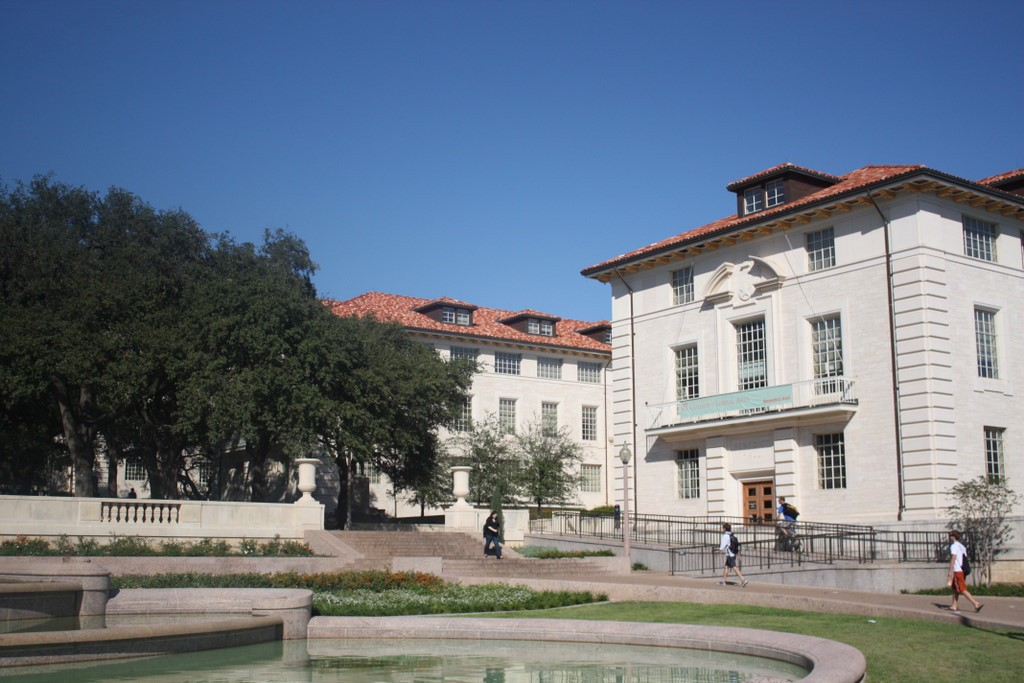
#> input picture MC920/ra174847_trabalho5/Codigo/foto1A.jpg, 1024 x 683 px, found by its file name
$ jupyter execute Untitled7.ipynb
#> lines starting #> are read from the running program, lines starting #| are printed output that depends on the picture
[cell 1]
import cv2
import numpy as np
import matplotlib.pyplot as plt


imgA = cv2.imread('foto1A.jpg', cv2.IMREAD_GRAYSCALE)
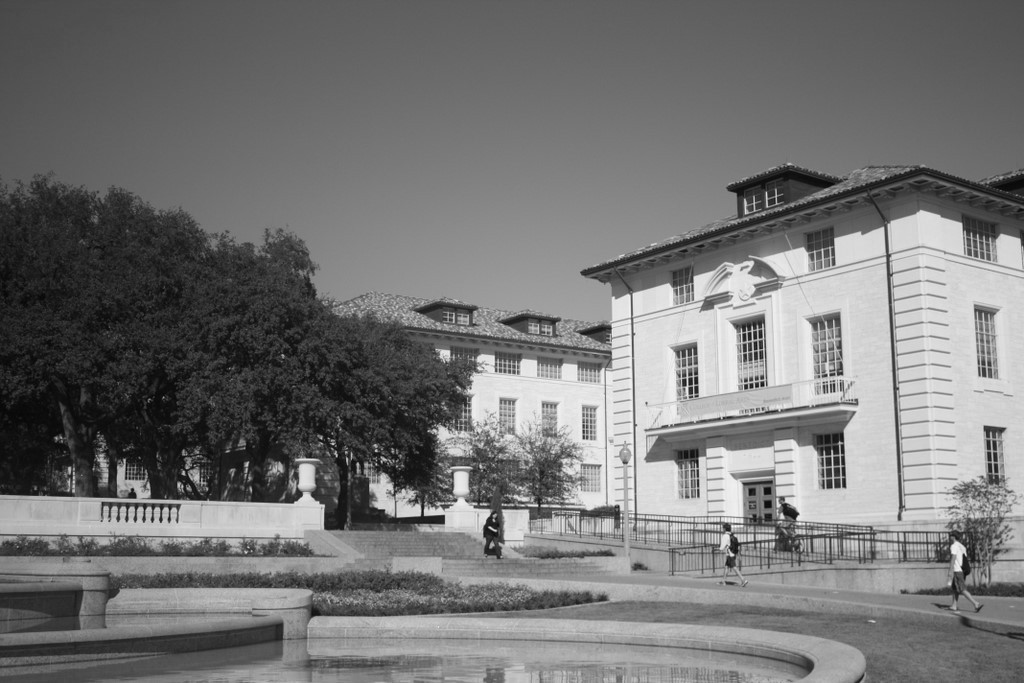
#> imgA: shape (683, 1024); min 3, max 254, mean 117


imgB = cv2.imread('foto1B.jpg', cv2.IMREAD_GRAYSCALE)
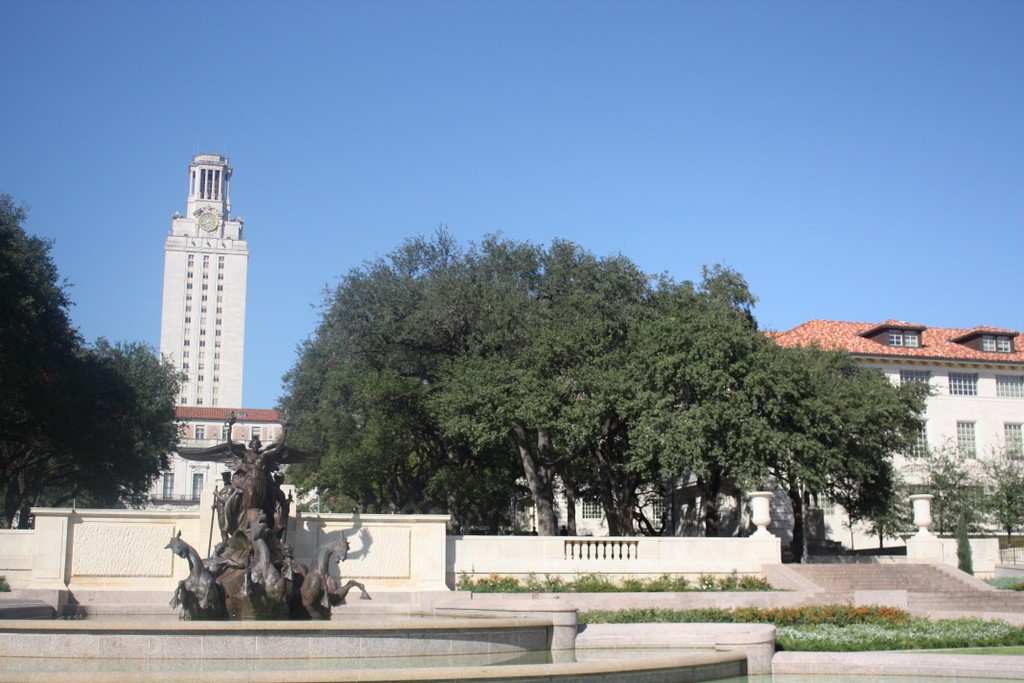
#> input picture MC920/ra174847_trabalho5/Codigo/foto1B.jpg, 1024 x 683 px, found by its file name
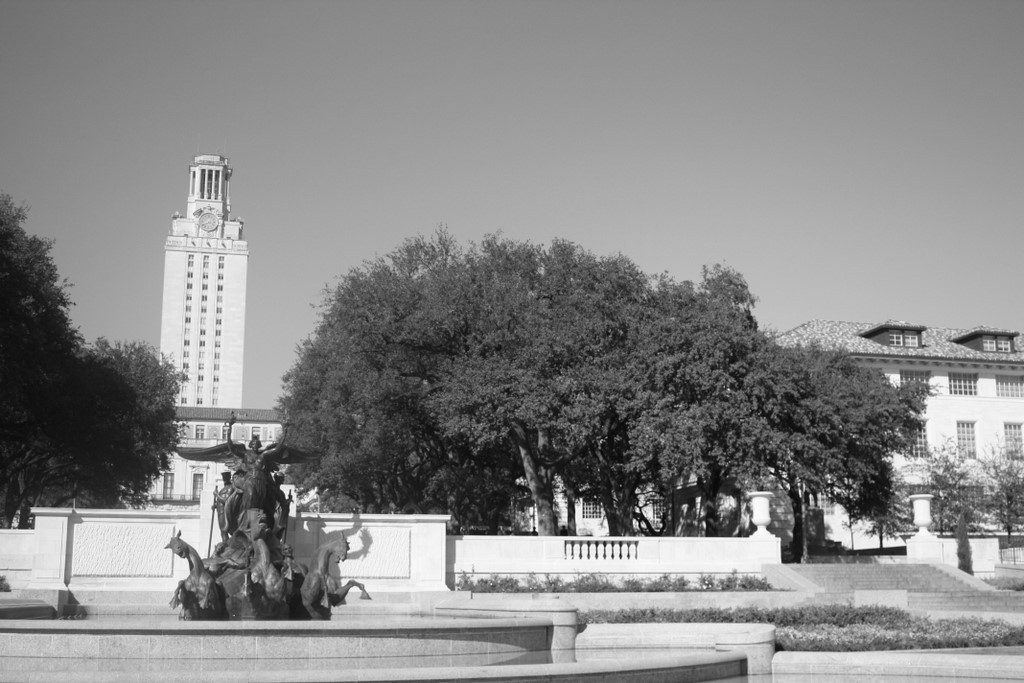
#> imgB: shape (683, 1024); min 2, max 255, mean 136.7


# Initiate ORB detector
orb = cv2.ORB_create()
# find the keypoints with ORB
kpA = orb.detect(imgA,None)
#> kpA = 500 keypoints; strongest (x, y, size): (751, 385, 31), (762, 383, 31), (443, 516, 31), (425, 514, 37.2)
# compute the descriptors with ORB
kpA, desA = orb.compute(imgA, kpA)
# draw only keypoints location,not size and orientation
img2A = cv2.drawKeypoints(imgA, kpA, None, color=(0,255,0), flags=0)
plt.imshow(img2A), plt.show()

# find the keypoints with ORB
kpB = orb.detect(imgB,None)
#> kpB = 500 keypoints; strongest (x, y, size): (534, 528, 31), (535, 533, 37.2), (637, 508, 31), (596, 544, 37.2)
# compute the descriptors with ORB
kpB, desB = orb.compute(imgB, kpB)
# draw only keypoints location,not size and orientation
img2B = cv2.drawKeypoints(imgB, kpB, None, color=(0,255,0), flags=0)
plt.imshow(img2B), plt.show()


sift = cv2.xfeatures2d.SIFT_create()
kpA, featuresA = sift.detectAndCompute(imgA,None)
#> kpA = 4239 keypoints; strongest (x, y, size): (958, 550, 9.6), (490, 528, 2), (440, 520, 6.8), (376, 451, 1.8)
kpB, featuresB = sift.detectAndCompute(imgB,None)
#> kpB = 5347 keypoints; strongest (x, y, size): (620, 556, 2.4), (612, 556, 2.2), (698, 499, 3.5), (772, 470, 2.8)

img=cv2.drawKeypoints(imgA,kpA, None, color=(0,255,0), flags=0)
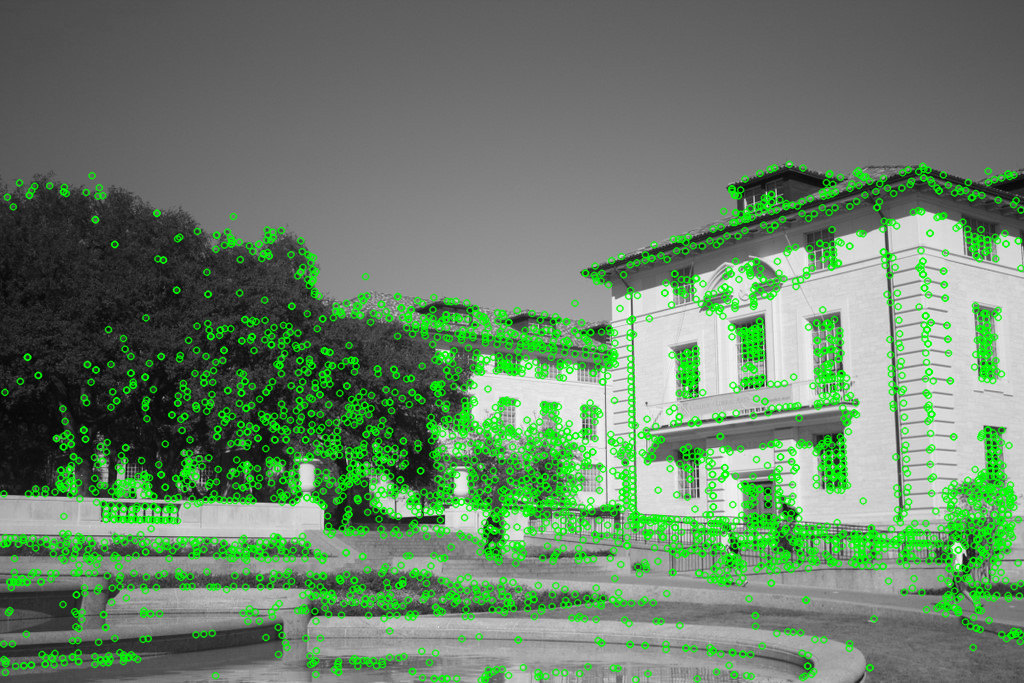
#> img: shape (683, 1024, 3); mean of channels 0, 1, 2 104.8, 131.1, 104.8; drawn as B, G, R

cv2.imwrite('sift_keypoints.jpg',img)

bf = cv2.BFMatcher(cv2.NORM_L2, crossCheck=True)

matches = bf.match(featuresA,featuresB)
#> matches = 1826 matches

# Sort them in the order of their distance.
matches = sorted(matches, key = lambda x:x.distance)

# Draw first 10 matches.
img3 = cv2.drawMatches(imgA,kpA,imgB, kpB, matches[:20], imgA, flags=2)
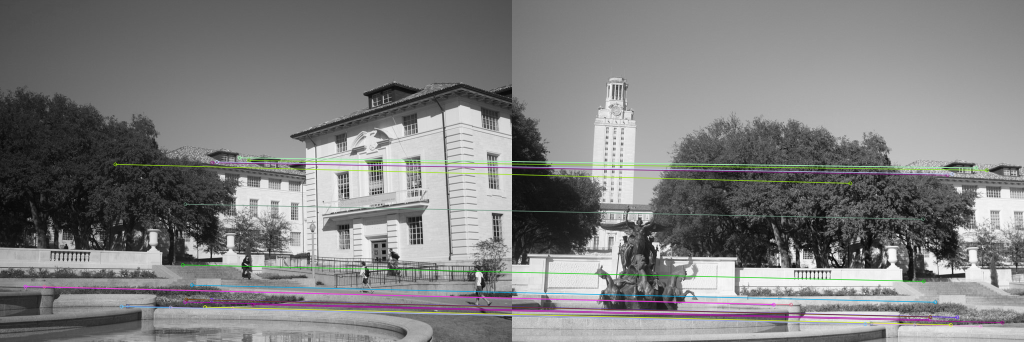
#> img3: shape (683, 2048, 3) (shown at 1/2 size); mean of channels 0, 1, 2 126.9, 126.9, 127; drawn as B, G, R

plt.imshow(img3),plt.show()

cv2.imwrite('imgJunta.jpg', img3)

src_pts = np.float32([ kpA[m.queryIdx].pt for m in matches ]).reshape(-1,1,2)
#> src_pts = 1826 rows, first 8: [464.8, 616.1], [254.9, 611.8], [424.2, 325], [422.8, 599.1], [478.9, 315.1], [88.26, 572.8], [409.8, 613.7], [370.5, 407.9]
dst_pts = np.float32([ kpB[m.trainIdx].pt for m in matches ]).reshape(-1,1,2)
#> dst_pts = 1826 rows, first 8: [936.6, 652.2], [718.3, 646.9], [870.5, 349.9], [889.9, 634.2], [928.1, 335.5], [557.6, 608.8], [877, 649.2], [821.3, 438]

M, mask = cv2.findHomography(src_pts, dst_pts, cv2.RANSAC,5.0)
#> M = [[0.766, 0.0375, 446.6], [-0.136, 0.912, 76.12], [-0.000211, -3.21e-05, 1]]; mask = 1826 values, max 1 at index 0, min 0 at index 50, mean 0.62

h,w = imgA.shape
#> h = 683; w = 1024
pts = np.float32([ [0,0],[0,h-1],[w-1,h-1],[w-1,0] ]).reshape(-1,1,2)
dst = cv2.perspectiveTransform(pts,M)
#> dst = [[446.6, 76.12], [482.7, 713.7], [1647.4, 734.2], [1568.8, -79.74]]
#imgB = cv2.polylines(imgB,[np.int32(dst)],True,255,3, cv2.LINE_AA)
cv2.imwrite("original_image_overlapping.jpg", imgB)

# dst = cv2.warpPerspective(img_,M,(img.shape[1] + img_.shape[1], img.shape[0]))
# dst[0:img.shape[0], 0:img.shape[1]] = img

dst = cv2.warpPerspective(imgA,M,((imgA.shape[1] + imgB.shape[1]), imgB.shape[0])) #wraped image
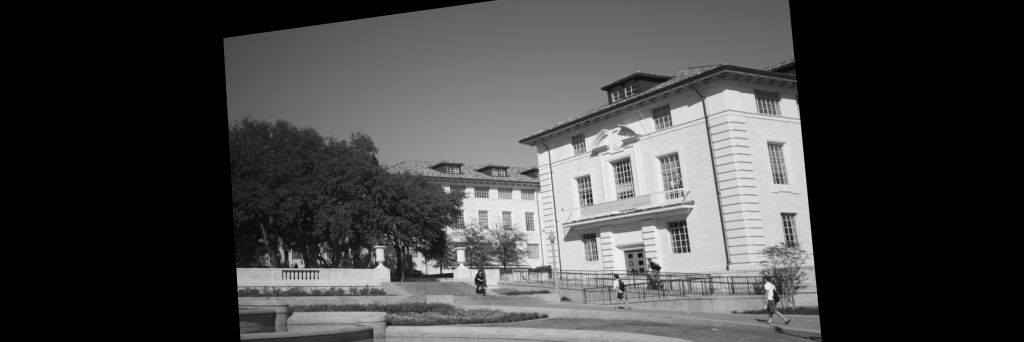
#> dst: shape (683, 2048) (shown at 1/2 size); min 0, max 249, mean 67.3
dst[0:imgB.shape[0], 0:imgB.shape[1]] = imgB #stitched image
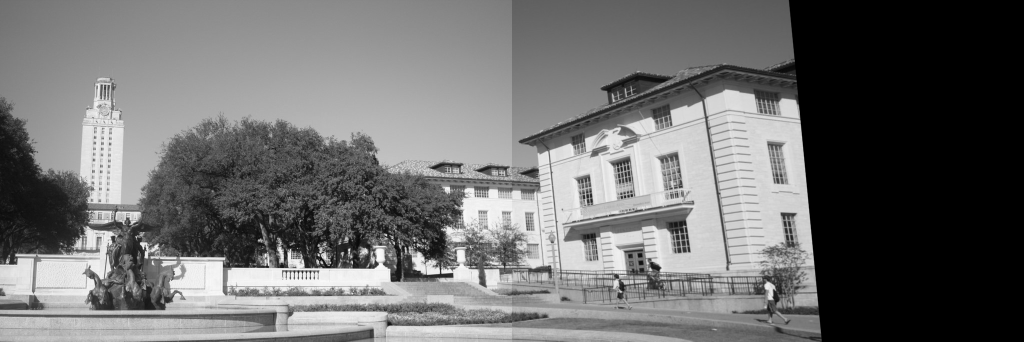
#> dst: shape (683, 2048) (shown at 1/2 size); min 0, max 255, mean 110.3
cv2.imwrite('output.jpg',dst)
plt.imshow(dst)
plt.show()


# [50 lines of commented-out code are left out]


print(cv2.__version__)
plt.subplot(121),plt.imshow(imgA, cmap = 'gray')
plt.title('Dilatacao'), plt.xticks([]), plt.yticks([])
plt.subplot(122),plt.imshow(imgB, cmap = 'gray')
plt.title('Erosao'), plt.xticks([]), plt.yticks([])
plt.show()
